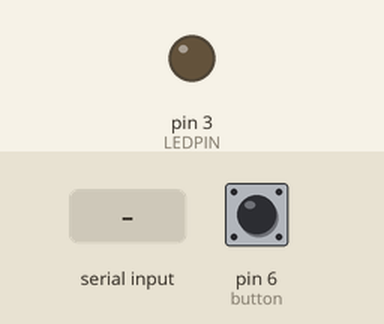
The sketch below on a simulated Arduino Uno, built with avr-gcc and run on an emulated ATmega328P. Shown: output pins drawn as LEDs (lit = HIGH). The test bench sets the inputs (shaded band); at power-on: pin 6 (button) LOW. What the sketch prints to the serial monitor is not drawn.

Above: at 1.2 s.
1.3 s: "1\n" received over Serial
Timing chart, 0 to 4.3 s (numbered marks = the images above; inputs shaded):
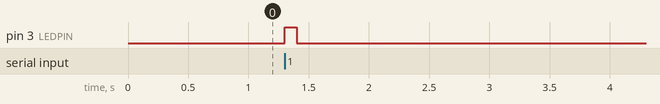

Measured:
- after the input at 1.3 s, pin 3 (LEDPIN): LOW → HIGH at once, → LOW 0.10 s later

The sketch:

piano_arduino.ino
```cpp
const int LEDPIN = 3;
const int knob = A2;
const int button = 6;

int value = 0;
//int pitch;
const int flashDuration = 100; // milliseconds
unsigned long turnedLEDOnAt = 0;


void setup() {
  Serial.begin(9600);

  //Processing understands "-2" as play nothing
  Serial.println("-2");

  pinMode(LEDPIN, OUTPUT);
}

void loop() {

  while (Serial.available()) {
    int valueFromProcessing = Serial.parseInt();

    // Only proceed if we have the end of line
    if (Serial.read() == '\n') {

      if (valueFromProcessing == 1) {
        //  turn on LED
        digitalWrite(LEDPIN, HIGH);
        // and note the time
        turnedLEDOnAt = millis();
      }

      // Tell Processing we're ready for another
      if(digitalRead(button)==HIGH){
      int sensorValue = analogRead(knob);
      //map sensor to 0 to 7
      Serial.println(map(sensorValue, 0, 1023, 7.4 ,-0.5));
      }
      else Serial.println("-2");
    }
  }

  if (millis() - turnedLEDOnAt >= flashDuration) {
    // turn off LED
    digitalWrite(LEDPIN, LOW);
  }
}
```
